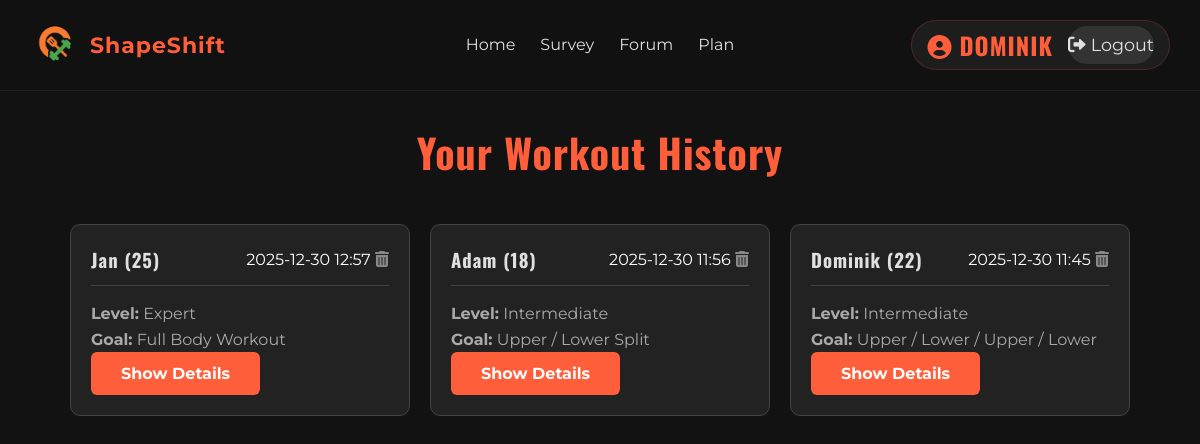
The app's page /plan (signed in) with its own data.
### tables this page shows
CREATE TABLE workouts (
                id INTEGER PRIMARY KEY AUTOINCREMENT,
                user_id INTEGER NOT NULL,
                name TEXT,
                age INTEGER,
                level TEXT,
                plan_json TEXT,
                created_at TEXT,
                FOREIGN KEY(user_id) REFERENCES users(id)
            );

### app.py (the view)
@app.route('/plan')
def results():
    if 'user' not in session:
        flash('You need to be logged in to see your plan!', 'info')
        return redirect(url_for('login'))
    user_id = session.get('user_id')
    user = session.get('user')
    with sqlite3.connect(DB_NAME) as conn:
        conn.row_factory = sqlite3.Row
        cursor = conn.cursor()
        cursor.execute("SELECT * FROM workouts WHERE user_id = ? ORDER BY id DESC", (user_id,))
        plans = cursor.fetchall()
        formatted_plans = []
        for p in plans:
            plan_dict = dict(p)
            plan_dict['plan_data'] = json.loads(p['plan_json'])
            formatted_plans.append(plan_dict)
    return render_template('results.html', user=user, plans=formatted_plans)

### templates/results.html (shortened to what this page needs)
<!DOCTYPE html>
<html lang="en">
	<head>
		<link
			rel="stylesheet"
			href="{{ url_for('static', filename='styleresults.css') }}" />
		<link
			rel="stylesheet"
			href="https://cdnjs.cloudflare.com/ajax/libs/font-awesome/6.0.0-beta3/css/all.min.css" />
	</head>
	<body>
		<nav class="navbar">
			<div class="logo">
				<img
					src="{{ url_for('static', filename='images/logo przeź.png') }}"
					alt="logo"
					class="logo-img" />
				<span>ShapeShift</span>
			</div>
			<ul class="nav-links">
				<li><a href="{{ url_for('main') }}">Home</a></li>
				<li><a href="{{ url_for('survey') }}">Survey</a></li>
				<li><a href="{{ url_for('forum') }}">Forum</a></li>
				<li><a href="{{ url_for('results') }}">Plan</a></li>
			</ul>
			<div class="icons">
				{% if user %}
				<div class="user-info">
					<span class="username-display"
						><i class="fas fa-user-circle"></i> {{ user }}</span
					>
					<a href="{{ url_for('logout') }}" class="logout-btn">
						<i class="fas fa-sign-out-alt"></i> Logout
					</a>
				</div>
				{% else %}
				<span class="icon"
					><ion-icon name="person-circle-outline"></ion-icon
				></span>
				<a href="{{ url_for('login') }}">Log in</a>
				{% endif %}
			</div>
		</nav>
		<section class="plan-content">
			<div class="container">
				<h1>Your Workout History</h1>
				<div class="plans-grid">
					{% if plans %} {% for plan in plans %}
					<div class="plan-card">
						<div class="card-header">
							<h3>{{ plan.name }} ({{ plan.age }})</h3>
							<div class="header-right">
								<span class="plan-date">{{ plan.created_at }}</span>
								<i
									class="fas fa-trash-alt delete-icon"
									title="Delete plan"
									onclick="deletePlan({{ plan.id }}, this)"></i>
							</div>
						</div>
						<p><strong>Level:</strong> {{ plan.level|capitalize }}</p>
						<p><strong>Goal:</strong> {{ plan.plan_data.planName }}</p>
						<button
							class="btn-primary open-modal"
							data-target="modal-{{ plan.id }}">
							Show Details
						</button>
					</div>
					{% endfor %} {% else %}
					<p>No plans found. Complete the survey!</p>
					{% endif %}
				</div>
			</div>
		</section>
	</body>
</html>

### static/styleresults.css (style rules this page uses)
:root { --color-background: #121212; --color-surface: #1e1e1e; --color-accent: #ff5e3a; --color-accent-hover: #ff3b1f; --color-text-primary: #e0e0e0; --color-text-secondary: #aaaaaa; --font-heading: "Oswald", sans-serif; --font-body: "Montserrat", sans-serif; }
* { margin: 0; padding: 0; box-sizing: border-box; }
body { font-family: var(--font-body); color: var(--color-text-primary); background-color: var(--color-background); line-height: 1.6; }
h1, h2, h3, h4, h5, h6 { font-family: var(--font-heading); color: var(--color-text-primary); font-weight: 700; letter-spacing: 1px; }
p { color: var(--color-text-secondary); font-weight: 400; }
a { color: var(--color-accent); text-decoration: none; transition: color 0.3s ease; }
.container { max-width: 1100px; margin: 0 auto; padding: 0 20px; }
.navbar { display: flex; justify-content: space-between; align-items: center; padding: 20px 30px; background: rgba(18, 18, 18, 0.8); backdrop-filter: blur(5px); position: fixed; width: 100%; z-index: 10; border-bottom: 1px solid var(--color-surface); }
.logo { font-size: 22px; font-weight: 700; color: var(--color-accent); letter-spacing: 1px; display: flex; align-items: center; gap: 10px; cursor: default; }
.logo-img { height: 50px; width: auto; }
.nav-links { list-style: none; display: flex; gap: 25px; position: absolute; left: 50%; transform: translateX(-50%); }
.nav-links li a { text-decoration: none; color: var(--color-text-primary); transition: color 0.3s ease; padding: 5px 0; position: relative; }
.nav-links li a::after { content: ""; position: absolute; bottom: -5px; left: 0; width: 100%; height: 2px; background-color: var(--color-accent); transform: scaleX(0); transform-origin: left; transition: transform 0.3s ease-out; }
.icons a { color: var(--color-text-primary); text-decoration: none; transition: color 0.3s; font-size: 1.1rem; }
.icons a { text-decoration: none; color: var(--color-text-primary); transition: color 0.3s ease; padding: 5px 0; position: relative; }
.icons { display: flex; align-items: center; gap: 10px; }
.icons span { font-size: 1.5rem; }
.icons a::after { content: ""; position: absolute; bottom: -5px; left: 0; width: 100%; height: 2px; background-color: var(--color-accent); transform: scaleX(0); transform-origin: left; transition: transform 0.3s ease-out; }
.user-info { display: flex; align-items: center; gap: 15px; background: rgba(255, 255, 255, 0.05); padding: 5px 15px; border-radius: 50px; border: 1px solid rgba(255, 77, 77, 0.2); }
.username-display { color: var(--color-accent); font-weight: 700; font-family: "Oswald", sans-serif; text-transform: uppercase; letter-spacing: 1px; }
.logout-btn { color: #fff; text-decoration: none; font-size: 0.8rem; padding: 5px 10px; border-radius: 20px; background: #333; transition: all 0.3s ease; display: flex; align-items: center; gap: 5px; }
.btn-primary { display: inline-block; padding: 12px 30px; border-radius: 6px; text-decoration: none; font-weight: bold; font-size: 1rem; background: var(--color-accent); color: #ffffff; border: none; cursor: pointer; transition: transform 0.3s ease, background-color 0.3s ease, box-shadow 0.3s ease; font-family: var(--font-body); }
.plan-content { padding-top: 120px; padding-bottom: 60px; min-height: 100vh; }
.plan-content h1 { text-align: center; font-size: 2.5rem; color: var(--color-accent); margin-bottom: 40px; }
.plans-grid { display: grid; grid-template-columns: repeat(auto-fill, minmax(300px, 1fr)); gap: 20px; margin-top: 30px; }
.plan-card { background: #222; border: 1px solid #444; border-radius: 10px; padding: 20px; color: white; transition: transform 0.3s ease; }
.card-header { display: flex; justify-content: space-between; align-items: center; border-bottom: 1px solid #444; margin-bottom: 15px; padding-bottom: 10px; }
.delete-icon { color: #888; cursor: pointer; transition: all 0.3s ease; }

### records on screen
workouts: name "DOMINIK", name "Dominik", age "22", created_at "2025-12-30 11:45", level "Intermediate", plan_data.planName "Upper / Lower / Upper / Lower"
workouts: name "Jan", age "25", created_at "2025-12-30 12:57", level "Expert", plan_data.planName "Full Body Workout"
workouts: name "Adam", age "18", created_at "2025-12-30 11:56", level "Intermediate", plan_data.planName "Upper / Lower Split"
